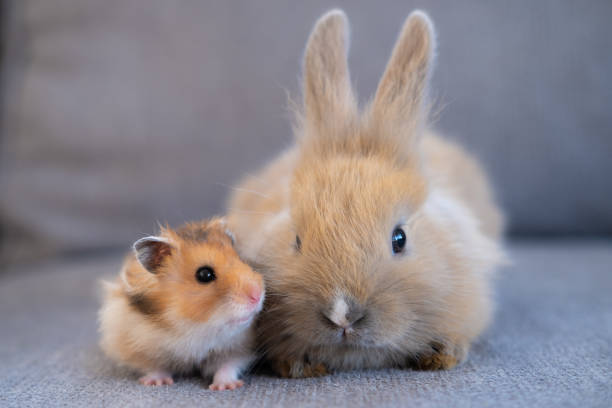
#> input picture photo/rabbit.jpg, 612 x 408 px
$ python basic.py
#> lines starting #> are read from the running program, lines starting #| are printed output that depends on the picture
import cv2 as cv

img =cv.imread('photo/rabbit.jpg')
#> img is the input picture: shape (408, 612, 3); mean B, G, R 137.8, 132.1, 138
cv.imshow("rabit",img)

# [25 lines of commented-out code are left out]
cropped = img[50:200, 200:400]
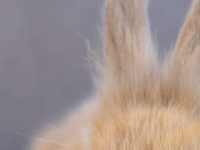
#> cropped: shape (150, 200, 3); mean B, G, R 142, 146.9, 162.3
cv.imshow("cropped",cropped)

cv.waitKey(0)

$ run again, with photo/cat.jpg copied over photo/rabbit.jpg
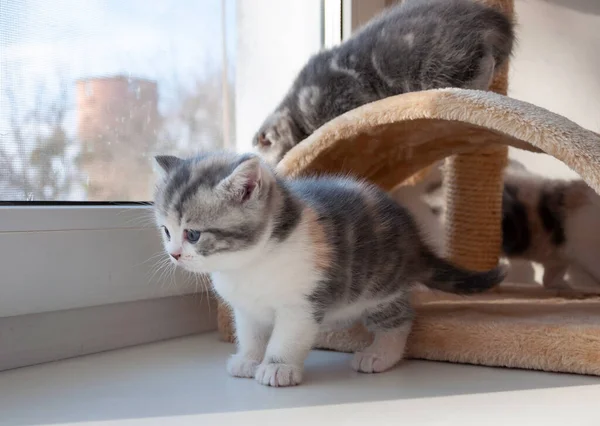
#> input picture photo/cat.jpg, 600 x 426 px
#> img is the input picture: shape (426, 600, 3); mean B, G, R 138, 140.6, 148.9
#> `cropped = img[50:200, 200:400]`:
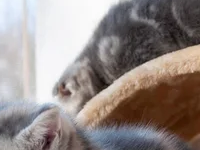
#> cropped: shape (150, 200, 3); mean B, G, R 134.7, 138, 147.9
